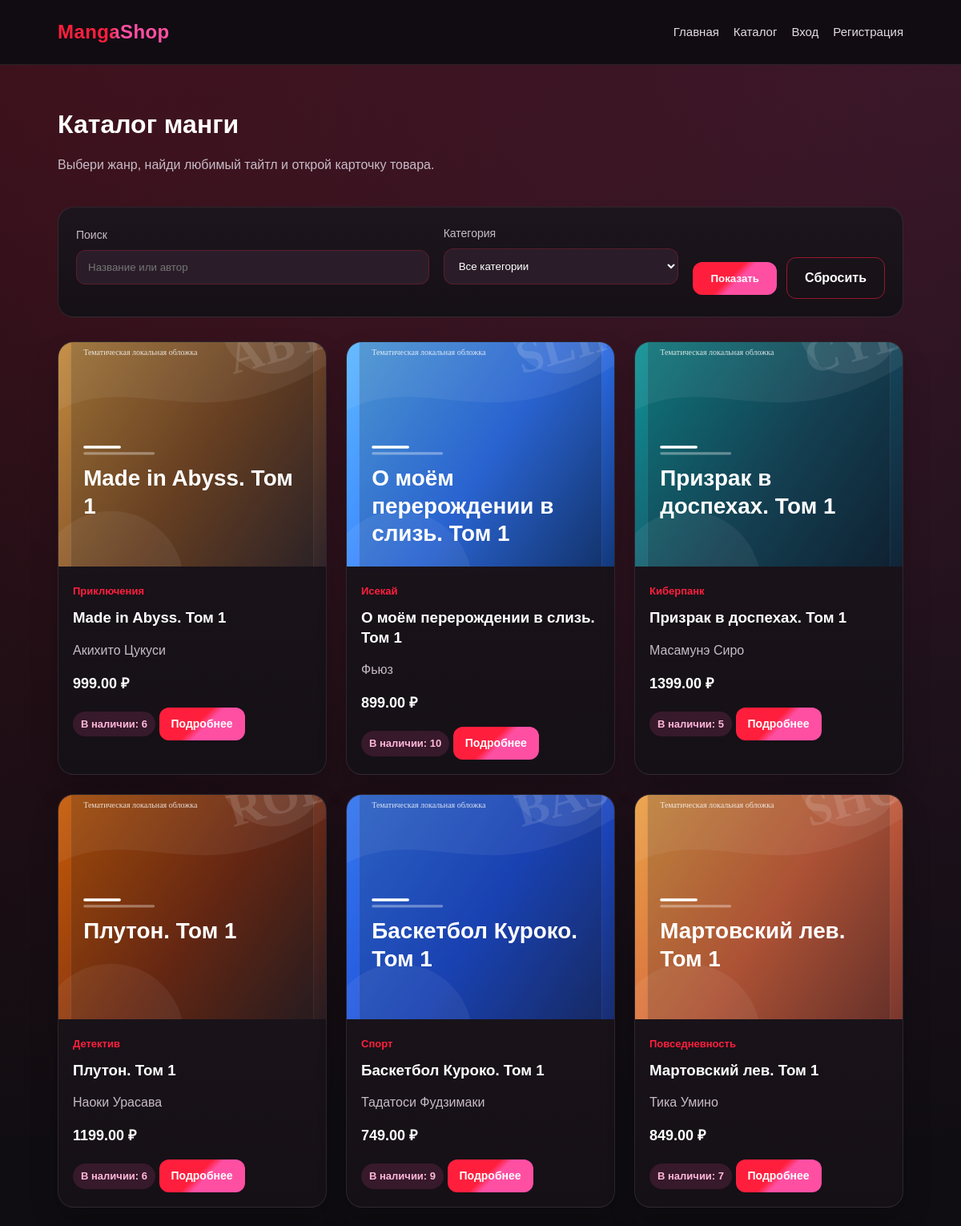
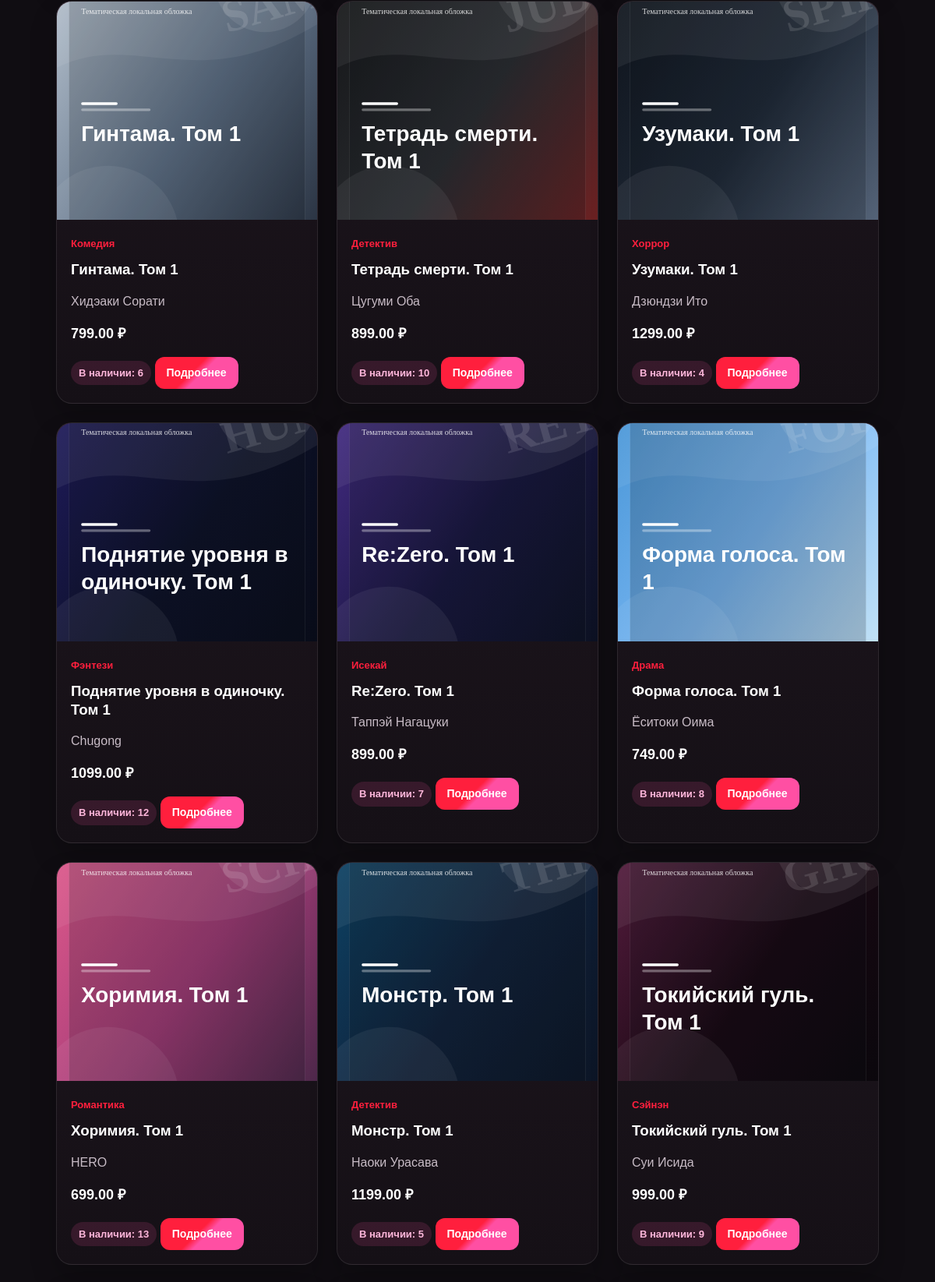
Screenshot of /catalog.php (upper part) with the database file from the repository (2 pictures, top to bottom).
### tables this page shows
CREATE TABLE `products` (
  `id` int(11) NOT NULL,
  `category_id` int(11) NOT NULL,
  `title` varchar(200) NOT NULL,
  `author` varchar(150) DEFAULT NULL,
  `description` text,
  `price` decimal(10,2) NOT NULL,
  `image` varchar(255) DEFAULT NULL,
  `stock` int(11) NOT NULL DEFAULT '0',
  `created_at` timestamp NULL DEFAULT CURRENT_TIMESTAMP
);

CREATE TABLE `categories` (
  `id` int(11) NOT NULL,
  `title` varchar(150) NOT NULL,
  `description` text
);

### includes/auth.php (called while the page is built, shortened)
<?php
function e($value)
{
    return htmlspecialchars($value, ENT_QUOTES, 'UTF-8');
}
function product_image_url($filename)
{
    $filename = trim((string)$filename);
    $path = __DIR__ . '/../uploads/products/' . $filename;
    return '/uploads/products/' . rawurlencode($filename);
}

### catalog.php (the view, shortened to what this page needs)
<?php
require_once __DIR__ . '/includes/db.php';
require_once __DIR__ . '/includes/auth.php';
$search = isset($_GET['search']) ? trim($_GET['search']) : '';
$sql = "
    SELECT products.*, categories.title AS category_title
    FROM products
    INNER JOIN categories ON products.category_id = categories.id
    WHERE 1
";
$params = array();
$sql .= " ORDER BY products.id DESC";
$stmt = $pdo->prepare($sql);
$stmt->execute($params);
$products = $stmt->fetchAll();
?>
<?php require_once __DIR__ . '/includes/header.php'; ?>
<main class="container">
    <div class="page-title">
        <div>
            <h1>Каталог манги</h1>
            <p class="page-subtitle">Выбери жанр, найди любимый тайтл и открой карточку товара.</p>
        </div>
    </div>
    <form class="catalog-filter" method="get">
        <div class="form-group">
            <label>Поиск</label>
            <input class="form-control" type="text" name="search" placeholder="Название или автор" value="<?php echo e($search); ?>">
        </div>
        <div class="form-group">
            <label>Категория</label>
            <select class="form-control" name="category_id">
                <option value="0">Все категории</option>
            </select>
        </div>
        <div class="filter-actions">
            <button class="btn" type="submit">Показать</button>
            <a href="/catalog.php" class="btn btn-secondary">Сбросить</a>
        </div>
    </form>
    <?php if (count($products) > 0): ?>
        <div class="product-grid">
            <?php foreach ($products as $product): ?>
                <?php $imageUrl = product_image_url($product['image']); ?>
                <div class="product-card">
                    <div class="product-image">
                        <?php if ($imageUrl): ?>
                            <img src="<?php echo e($imageUrl); ?>" alt="<?php echo e($product['title']); ?>">
                        <?php else: ?>
                            <span>Нет изображения</span>
                        <?php endif; ?>
                    </div>
                    <div class="product-info">
                        <span class="category"><?php echo e($product['category_title']); ?></span>
                        <h3><?php echo e($product['title']); ?></h3>
                        <p><?php echo e($product['author']); ?></p>
                        <strong><?php echo e($product['price']); ?> ₽</strong>
                        <?php if ($product['stock'] > 0): ?>
                            <span class="badge pink">В наличии: <?php echo (int)$product['stock']; ?></span>
                        <?php else: ?>
                            <span class="badge red">Нет в наличии</span>
                        <?php endif; ?>
                        <a href="/product.php?id=<?php echo $product['id']; ?>" class="btn small">Подробнее</a>
                    </div>
                </div>
            <?php endforeach; ?>
        </div>
    <?php else: ?>
        <div class="empty">
            Товары не найдены. Попробуй изменить фильтр или поисковый запрос.
        </div>
    <?php endif; ?>
</main>
<?php require_once __DIR__ . '/includes/footer.php'; ?>

### assets/css/style.css (style rules this page uses)
:root { --bg: #100d12; --bg-soft: #18111a; --card: #1d151d; --card-light: #2a1d29; --red: #ff1f3d; --red-dark: #b00020; --pink: #ff4fa3; --pink-dark: #c2185b; --text: #ffffff; --muted: #c8bcc6; --border: rgba(255, 255, 255, 0.09); --shadow: rgba(0, 0, 0, 0.38); }
* { box-sizing: border-box; }
html { scroll-behavior: smooth; }
body { margin: 0; font-family: Arial, sans-serif; line-height: 1.5; background: radial-gradient(circle at top left, rgba(255, 31, 61, 0.18), transparent 28%), radial-gradient(circle at top right, rgba(255, 79, 163, 0.16), transparent 28%), radial-gradient(circle at bottom left, rgba(176, 0, 32, 0.18), transparent 30%), radial-gradient(circle at bottom right, rgba(194, 24, 91, 0.16), transparent 30%), var(--bg); color: var(--text); min-height: 100vh; }
a { color: inherit; text-decoration: none; }
img { max-width: 100%; display: block; }
button, input, textarea, select { font-family: inherit; }
.container { padding: 50px 6%; }
.container h1, .container h2 { margin-top: 0; }
.product-grid { display: grid; grid-template-columns: repeat(4, minmax(0, 1fr)); gap: 24px; }
.product-card { min-width: 0; background: linear-gradient(180deg, var(--card), #151016); border: 1px solid var(--border); border-radius: 20px; overflow: hidden; transition: 0.25s; box-shadow: 0 18px 35px rgba(0, 0, 0, 0.2); }
.product-image { height: 280px; background: linear-gradient(135deg, rgba(255, 31, 61, 0.18), rgba(255, 79, 163, 0.18)), var(--card-light); display: flex; align-items: center; justify-content: center; color: #aaa; text-align: center; }
.product-image img { width: 100%; height: 100%; object-fit: cover; }
.product-info { padding: 18px; }
.category { color: var(--red); font-size: 13px; font-weight: 700; }
.product-info h3 { margin: 10px 0; line-height: 1.3; }
.product-info p { color: var(--muted); line-height: 1.5; }
.product-info strong { display: block; margin-top: 8px; font-size: 18px; color: #ffffff; }
.btn { display: inline-block; margin-top: 16px; padding: 13px 22px; background: linear-gradient(135deg, var(--red) 0%, var(--red) 45%, var(--pink) 55%, var(--pink) 100%); border-radius: 12px; color: white; font-weight: 700; border: none; cursor: pointer; transition: 0.25s; text-align: center; }
.btn.small { padding: 10px 15px; font-size: 14px; }
.form-group { margin-bottom: 18px; }
.form-group label { display: block; margin-bottom: 8px; color: var(--muted); font-size: 14px; }
.form-control { width: 100%; padding: 13px 14px; border-radius: 12px; border: 1px solid rgba(255, 31, 61, 0.22); background: var(--card-light); color: var(--text); outline: none; transition: 0.2s; }
.badge { display: inline-block; padding: 6px 10px; border-radius: 999px; background: rgba(255, 31, 61, 0.14); color: #ff9ba8; font-size: 13px; font-weight: 700; }
.badge.pink { background: rgba(255, 79, 163, 0.14); color: #ffb7db; }
.page-title { display: flex; justify-content: space-between; gap: 16px; align-items: center; margin-bottom: 24px; }
.page-title > div { min-width: 0; max-width: 100%; }
@media (max-width: 1200px) { .product-grid { grid-template-columns: repeat(3, minmax(0, 1fr)); } }
.page-subtitle { color: var(--muted); margin-top: -6px; line-height: 1.5; }
.catalog-filter { display: grid; grid-template-columns: minmax(0, 1.5fr) minmax(0, 1fr) auto; gap: 18px; align-items: end; background: linear-gradient(180deg, var(--card), #151016); border: 1px solid var(--border); border-radius: 20px; padding: 22px; margin-bottom: 30px; }
.filter-actions { display: flex; gap: 12px; align-items: center; }
.btn-secondary { background: transparent; border: 1px solid rgba(255, 31, 61, 0.55); color: #ffffff; }

### rows the page displays
products: image (picture), category.title "Приключения", title "Made in Abyss. Том 1", author "Акихито Цукуси", price "999.00", stock "6"
products: image (picture), category.title "Исекай", title "О моём перерождении в слизь. Том 1", author "Фьюз", price "899.00", stock "10"
products: image (picture), category.title "Киберпанк", title "Призрак в доспехах. Том 1", author "Масамунэ Сиро", price "1399.00", stock "5"
products: image (picture), category.title "Детектив", title "Плутон. Том 1", author "Наоки Урасава", price "1199.00", stock "6"
products: image (picture), category.title "Спорт", title "Баскетбол Куроко. Том 1", author "Тадатоси Фудзимаки", price "749.00", stock "9"
products: image (picture), category.title "Повседневность", title "Мартовский лев. Том 1", author "Тика Умино", price "849.00", stock "7"
products: image (picture), category.title "Комедия", title "Гинтама. Том 1", author "Хидэаки Сорати", price "799.00", stock "6"
products: image (picture), category.title "Детектив", title "Тетрадь смерти. Том 1", author "Цугуми Оба", price "899.00", stock "10"
products: image (picture), category.title "Хоррор", title "Узумаки. Том 1", author "Дзюндзи Ито", price "1299.00", stock "4"
products: image (picture), category.title "Фэнтези", title "Поднятие уровня в одиночку. Том 1", author "Chugong", price "1099.00", stock "12"
products: image (picture), category.title "Исекай", title "Re:Zero. Том 1", author "Таппэй Нагацуки", price "899.00", stock "7"
products: image (picture), category.title "Драма", title "Форма голоса. Том 1", author "Ёситоки Оима", price "749.00", stock "8"
products: image (picture), category.title "Романтика", title "Хоримия. Том 1", author "HERO", price "699.00", stock "13"
products: image (picture), category.title "Детектив", title "Монстр. Том 1", author "Наоки Урасава", price "1199.00", stock "5"
products: image (picture), category.title "Сэйнэн", title "Токийский гуль. Том 1", author "Суи Исида", price "999.00", stock "9"

### other values shown
$link['label'] "Главная"
$link['label'] "Каталог"
$link['label'] "Вход"
$link['label'] "Регистрация"
